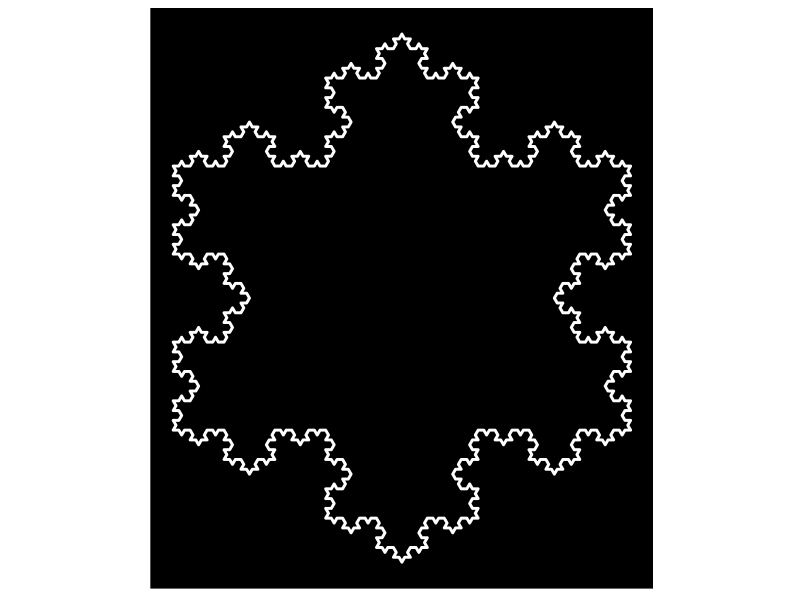

Generate this figure with R: (Note: this script raises an error after producing the figure.)
######################################
#
#  Koch snowflakes and more
#  The standard Koch snowflake algorithm works for triangles.
#  The code here supports n-side polygons
#  Each iterations builds a new polygon on the middle of the previous segment
#
#####################################
library(tidyverse)
library(ggforce)
library(gganimate)

split_segment <- function(s, n){
  # Each segments is split to 3 and on the middle a new polygon is built.
  # Overall n+1 segments are generated from each segment
  
  len <- s$len/3
  
  iterations <- c(s$iter, rep(s$iter + 1, n-1), s$iter)
  
  # The angles on the first and last sub-segments remain as is. The angles of the new polygon
  # are calculated
  angles <- s$angle
  for (i in 1:(n-1)) angles <- c(angles, s$angle + (2*i - n)*pi/n)
  angles <- c(angles, s$angle)
  
  # generate sub-segments
  tibble(x = accumulate(angles[1:n], ~.x + len*cos(.y), .init = s$x),
         y = accumulate(angles[1:n], ~.x + len*sin(.y), .init = s$y),
         len = len,
         iter = iterations,
         angle = angles)
}

#### Process shape
n_iter <- 4   # number of iterations
n <- 3        # number of sides
len <- 1      # inital length of side

# The initial polygon
first_poly <- tibble(x = accumulate(1:(n-1), ~.x + len*cos(.y*2*pi/n), .init = 0),
                     y = accumulate(1:(n-1), ~.x + len*sin(.y*2*pi/n), .init = 0),
                     len = len,
                     iter = 0,
                     angle = accumulate(2:n, ~.y*2*pi/n, .init = 2*pi/n))

# Iterate
s_list <- first_poly %>%
  split(seq(nrow(.)))

for (i in 1:n_iter){
  segments <- s_list %>%
    map2_dfr(n, split_segment)
  s_list <- segments %>%
    split(seq(nrow(.)))
}

# Plot
p <- segments %>%
  ggplot() +
  geom_shape(aes(x = x, y = y),
             color = "white", fill = NA, size = 1) +
  coord_equal() +
  theme(legend.position  = "none",
      panel.background = element_rect(fill = "black"),
      panel.grid       = element_blank(),
      axis.title = element_blank(),
      axis.ticks = element_blank(),
      axis.text = element_blank())

#### Animate
# Need to collect all segments not only of last iteration

all_segs <- first_poly %>%
  mutate(iteration = 0)

s_list <- first_poly %>%
  split(seq(nrow(.)))

for (i in 1:n_iter){
  segments <- s_list %>%
    map2_dfr(n, split_segment)
  s_list <- segments %>%
    split(seq(nrow(.)))
  all_segs <- all_segs %>%
    rbind(mutate(segments, iteration = i))
}

# Plot

p_all <- all_segs %>%
  ggplot() +
  geom_shape(aes(x = x, y = y, group = interaction(len, iteration)),
             color = "white", fill = NA, size = 1.5) +
  coord_equal() +
  theme(legend.position  = "none",
        panel.background = element_rect(fill = "black"),
        panel.grid       = element_blank(),
        axis.title = element_blank(),
        axis.ticks = element_blank(),
        axis.text = element_blank())

anim <- p_all +
  transition_states(iteration, transition_length = 1, state_length = 4) +
  ease_aes("sine-in-out")

animate(anim, renderer = magick_renderer(loop = TRUE))

#### Saving
ggsave(str_c("images/koch_", as.character(n), "_", as.character(n_iter), ".png"),
       p, height = 20, width = 20, units = "cm", dpi = 600)

anim_save("images/koch_anim_3_4.gif", animattion = last_animation())
